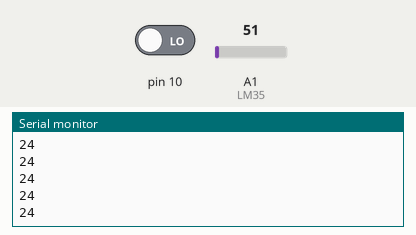
This sketch was run on a simulated Arduino Uno, built with avr-gcc and run on an emulated ATmega328P. On the bench: the last lines printed to the serial monitor. The test bench sets the inputs (shaded band); at power-on: A1 (LM35) = 51, pin 10 LOW.

Above: at 1.2 s.
1.3 s: A1 (LM35) set to 61
At 1.31 s:
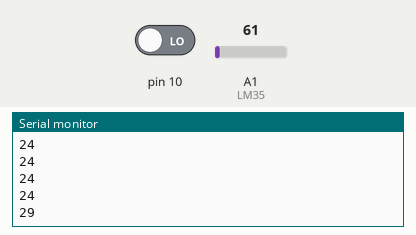
2.8 s: A1 (LM35) set to 71
At 2.81 s:
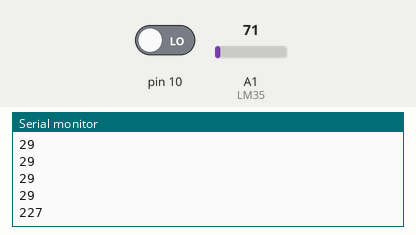
Timing chart, 0 to 5.8 s (numbered marks = the images above; inputs shaded):
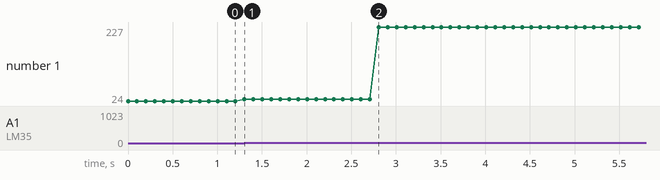

The sketch:

2.ino
```cpp
volatile byte command=0;
volatile byte data=0;
const int LM35=1;
//float cur=0;

void setup() {
  Serial.begin(9600);
  pinMode(MISO, OUTPUT);
  pinMode(LM35, INPUT);
  SPCR |= _BV(SPE);
  SPCR &= ~_BV(MSTR);
  SPCR |= _BV(SPIE);


}

ISR(SPI_STC_vect){
  byte c=SPDR;
  switch(command){
    case 0:
      command=c;
      SPDR=0;
      break;

    case 's':
      SPDR = data;
      break;
  }

}

void loop() {
  data=(byte)(analogRead(LM35)*500/1024.0);
  Serial.println(data);
  delay(100);

  if(digitalRead(SS) == HIGH)
    command = 0;
}
```

Measured:
- after the input at 1.3 s, the serial monitor: prints a new line at once (image 1)
- after the input at 2.8 s, the serial monitor: prints a new line at once (image 2)
- plotted number 1: 24 → 29 after the input at 1.3 s, 29 → 227 after the input at 2.8 s
